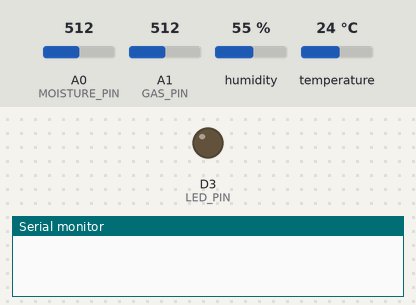
The sketch below on a simulated Arduino Zero (SAMD21). Shown: output pins drawn as LEDs (lit = HIGH), the last lines printed to the serial monitor. Inputs (shaded band) come from the test bench; at power-on: A0 (MOISTURE_PIN) = 512, A1 (GAS_PIN) = 512, humidity 55 %, temperature 24 °C (analog values on the 0–1023 scale).

Above: at 0.1 s.
At 1.1 s:
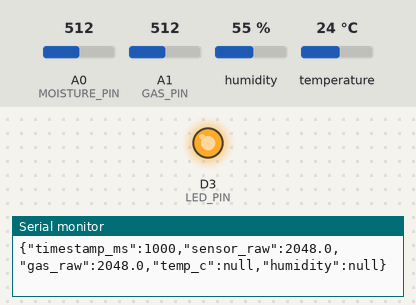
Timing chart, 0 to 2.6 s (numbered marks = the images above):
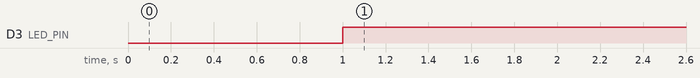

Measured:
- by itself, D3 (LED_PIN): LOW → HIGH at 1.0 s

The sketch:

pod_sensors.ino
```cpp
// PodCare sensor board - Arduino UNO Q (moisture + gas + optional DHT11)
// Combines moisture_sensor.ino and gas_sensor.ino into ONE sketch, in the same JSON style,
// so both sensors (and the DHT11) stream together from one board.
//
// One JSON line per second (values averaged over the second, sampled at 50 Hz):
//   {"timestamp_ms":12345,"sensor_raw":3050.2,"gas_raw":612.4,"temp_c":21.0,"humidity":48.0}
// "sensor_raw" = moisture (same key as moisture_sensor.ino), "gas_raw" = gas (same as gas_sensor.ino).
// temp_c/humidity are null until the DHT11 gives its first good reading.
//
// !!! UNO Q WIRING WARNING !!!
// The UNO Q's MCU pins are 3.3 V, and A0 and A1 are NOT 5 V tolerant.
//  - DFRobot SEN0193 moisture (A0): output 0-3.0 V -> OK.
//  - Gas sensor (A1): if the module is powered from 5 V its output can exceed 3.3 V and damage A1.
//    Measure the output with a multimeter at full gas response; if it can go above 3.3 V, add a
//    voltage divider (e.g. 10k top / 20k bottom -> x0.67) or power the module from 3.3 V if it allows.
//  - DHT11 (D2): power from 3.3 V.
//
// Libraries: "DHT sensor library" by Adafruit (+ "Adafruit Unified Sensor"). The DHT11 uses
// tight bit timing; if it doesn't read on the UNO Q core, set USE_DHT 0 - everything else still works.
//
// Alert LED (optional): lights when fill is in the red zone (sat >= ~0.85) or when the laptop
// sends {"led":true}. Default pin is D3 so it does not clash with DHT11 on D2. If your LED is
// on D2, set USE_DHT 0 and LED_PIN 2.

#define USE_DHT 1
#define USE_LED 1
const int MOISTURE_PIN = A0;
const int GAS_PIN = A1;
const int DHT_PIN = 2;
const int LED_PIN = 3;                 // use 2 only if USE_DHT is 0

// Raw moisture at "red" fill (~85% sat). Team cal: dry 150, wet100 1600 → ~1382.
const int RED_MOISTURE = 1380;
const int DRY_MOISTURE = 150;          // for polarity (wet higher vs lower)

#if USE_DHT
#include <DHT.h>
DHT dht(DHT_PIN, DHT11);
#endif

const unsigned long SAMPLE_MS = 20;    // 50 Hz sampling
const unsigned long REPORT_MS = 1000;  // 1 line per second
const unsigned long DHT_MS = 2000;     // DHT11 needs >= 1-2 s between reads

unsigned long mSum = 0, gSum = 0, n = 0;
float tempC = NAN, hum = NAN;
bool softwareLed = false;

void setup() {
  Serial.begin(115200);
#if !defined(ARDUINO_ARCH_AVR)
  analogReadResolution(12);            // UNO Q: 0-4095 (classic AVR Uno stays 0-1023)
#endif
#if USE_DHT
  dht.begin();
#endif
#if USE_LED
  pinMode(LED_PIN, OUTPUT);
  digitalWrite(LED_PIN, LOW);
#endif
}

void printNum(float v, int digits) {
  if (isnan(v)) Serial.print("null"); else Serial.print(v, digits);
}

void pollLedCommand() {
  while (Serial.available() > 0) {
    String line = Serial.readStringUntil('\n');
    line.trim();
    if (line.indexOf("\"led\":true") >= 0 || line.indexOf("\"led\": true") >= 0) {
      softwareLed = true;
    } else if (line.indexOf("\"led\":false") >= 0 || line.indexOf("\"led\": false") >= 0) {
      softwareLed = false;
    }
  }
}

void loop() {
  static unsigned long lastSample = 0, lastReport = 0, lastDht = 0;
  unsigned long now = millis();

  pollLedCommand();

  if (now - lastSample >= SAMPLE_MS) {
    lastSample = now;
    mSum += analogRead(MOISTURE_PIN);
    gSum += analogRead(GAS_PIN);
    n++;
  }

#if USE_DHT
  if (now - lastDht >= DHT_MS) {
    lastDht = now;
    float t = dht.readTemperature();
    float h = dht.readHumidity();
    if (!isnan(t) && !isnan(h)) { tempC = t; hum = h; }    // keep last good reading
  }
#endif

  if (now - lastReport >= REPORT_MS && n > 0) {
    lastReport = now;
    float moisture = (float)mSum / n;
    Serial.print("{\"timestamp_ms\":");
    Serial.print(now);
    Serial.print(",\"sensor_raw\":");
    Serial.print(moisture, 1);
    Serial.print(",\"gas_raw\":");
    Serial.print((float)gSum / n, 1);
    Serial.print(",\"temp_c\":");
    printNum(tempC, 1);
    Serial.print(",\"humidity\":");
    printNum(hum, 1);
    Serial.println("}");
#if USE_LED
    bool wetHigh = (RED_MOISTURE > DRY_MOISTURE) ? (moisture >= RED_MOISTURE)
                                                 : (moisture <= RED_MOISTURE);
    digitalWrite(LED_PIN, (wetHigh || softwareLed) ? HIGH : LOW);
#endif
    mSum = gSum = n = 0;
  }
}
```
